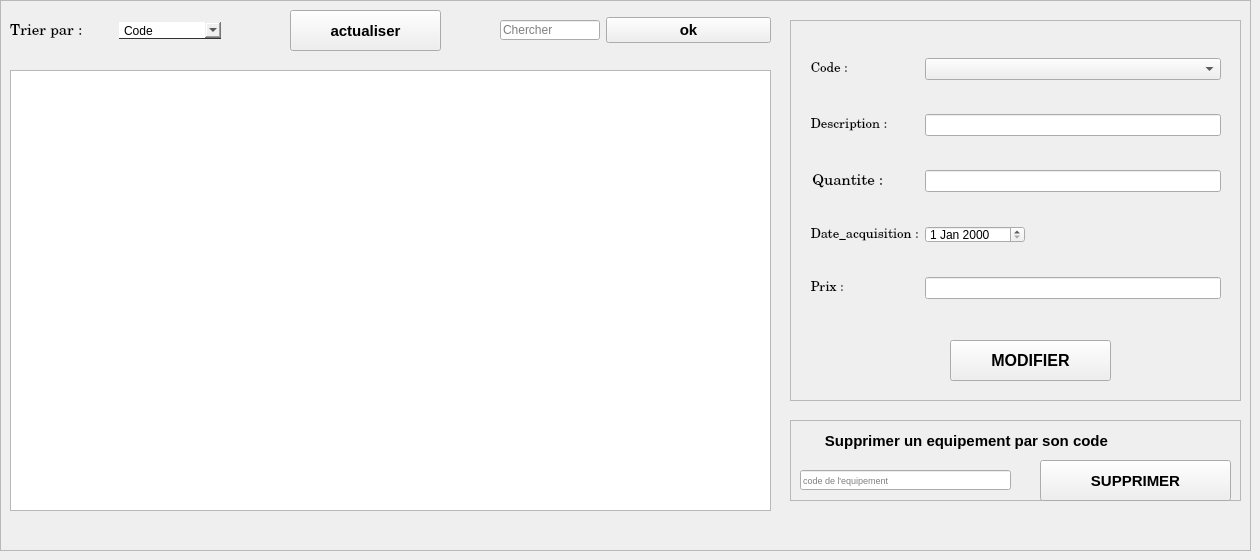
      <widget class="QWidget" name="tab_3">
       <attribute name="title">
        <string>Liste des equipements</string>
       </attribute>
       <widget class="QFrame" name="frame_5">
        <property name="geometry">
         <rect>
          <x>0</x>
          <y>0</y>
          <width>1251</width>
          <height>551</height>
         </rect>
        </property>
        <property name="frameShape">
         <enum>QFrame::StyledPanel</enum>
        </property>
        <property name="frameShadow">
         <enum>QFrame::Raised</enum>
        </property>
        <widget class="QFrame" name="frame1_4">
         <property name="geometry">
          <rect>
           <x>790</x>
           <y>420</y>
           <width>451</width>
           <height>81</height>
          </rect>
         </property>
         <property name="frameShape">
          <enum>QFrame::StyledPanel</enum>
         </property>
         <property name="frameShadow">
          <enum>QFrame::Raised</enum>
         </property>
         <widget class="QLabel" name="label_66">
          <property name="geometry">
           <rect>
            <x>10</x>
            <y>0</y>
            <width>431</width>
            <height>41</height>
           </rect>
          </property>
          <property name="font">
           <font>
            <pointsize>11</pointsize>
            <weight>75</weight>
            <bold>true</bold>
           </font>
          </property>
          <property name="styleSheet">
           <string notr="true">QLabel{
color: black;

border: none;
}</string>
          </property>
          <property name="text">
           <string>      Supprimer un equipement par son code</string>
          </property>
         </widget>
         <widget class="QLineEdit" name="lineEdit_supp">
          <property name="geometry">
           <rect>
            <x>10</x>
            <y>50</y>
            <width>211</width>
            <height>20</height>
           </rect>
          </property>
          <property name="font">
           <font>
            <pointsize>7</pointsize>
           </font>
          </property>
          <property name="placeholderText">
           <string>code de l'equipement</string>
          </property>
         </widget>
         <widget class="QPushButton" name="supprimer_equi">
          <property name="geometry">
           <rect>
            <x>250</x>
            <y>40</y>
            <width>191</width>
            <height>41</height>
           </rect>
          </property>
          <property name="font">
           <font>
            <pointsize>11</pointsize>
            <weight>75</weight>
            <bold>true</bold>
           </font>
          </property>
          <property name="cursor">
           <cursorShape>PointingHandCursor</cursorShape>
          </property>
          <property name="text">
           <string>SUPPRIMER</string>
          </property>
         </widget>
        </widget>
        <widget class="QTableView" name="tableView_2">
         <property name="geometry">
          <rect>
           <x>10</x>
           <y>70</y>
           <width>761</width>
           <height>441</height>
          </rect>
         </property>
        </widget>
        <widget class="QWidget" name="horizontalLayoutWidget_3">
         <property name="geometry">
          <rect>
           <x>500</x>
           <y>10</y>
           <width>271</width>
           <height>41</height>
          </rect>
         </property>
         <layout class="QHBoxLayout" name="horizontalLayout_3">
          <item>
           <widget class="QLineEdit" name="lineEdit_21">
            <property name="maximumSize">
             <size>
              <width>100</width>
              <height>20</height>
             </size>
            </property>
            <property name="placeholderText">
             <string>Chercher</string>
            </property>
           </widget>
          </item>
          <item>
           <widget class="QPushButton" name="chercher_equi">
            <property name="font">
             <font>
              <pointsize>11</pointsize>
              <weight>75</weight>
              <bold>true</bold>
             </font>
            </property>
            <property name="cursor">
             <cursorShape>PointingHandCursor</cursorShape>
            </property>
            <property name="text">
             <string>ok</string>
            </property>
           </widget>
          </item>
         </layout>
        </widget>
        <widget class="QFrame" name="frame_7">
         <property name="geometry">
          <rect>
           <x>790</x>
           <y>20</y>
           <width>451</width>
           <height>381</height>
          </rect>
         </property>
         <property name="frameShape">
          <enum>QFrame::StyledPanel</enum>
         </property>
         <property name="frameShadow">
          <enum>QFrame::Raised</enum>
         </property>
         <widget class="QPushButton" name="modifier_equi">
          <property name="geometry">
           <rect>
            <x>160</x>
            <y>320</y>
            <width>161</width>
            <height>41</height>
           </rect>
          </property>
          <property name="font">
           <font>
            <pointsize>12</pointsize>
            <weight>75</weight>
            <bold>true</bold>
           </font>
          </property>
          <property name="cursor">
           <cursorShape>PointingHandCursor</cursorShape>
          </property>
          <property name="text">
           <string>MODIFIER</string>
          </property>
         </widget>
         <widget class="QWidget" name="gridLayoutWidget_4">
          <property name="geometry">
           <rect>
            <x>10</x>
            <y>10</y>
            <width>421</width>
            <height>301</height>
           </rect>
          </property>
          <layout class="QGridLayout" name="gridLayout_4">
           <property name="sizeConstraint">
            <enum>QLayout::SetDefaultConstraint</enum>
           </property>
           <property name="horizontalSpacing">
            <number>6</number>
           </property>
           <item row="3" column="0">
            <widget class="QLabel" name="label_17">
             <property name="font">
              <font>
               <family>Century</family>
               <pointsize>10</pointsize>
              </font>
             </property>
             <property name="text">
              <string>   Date_acquisition :</string>
             </property>
            </widget>
           </item>
           <item row="2" column="0">
            <widget class="QLabel" name="label_14">
             <property name="font">
              <font>
               <family>Century</family>
               <pointsize>11</pointsize>
              </font>
             </property>
             <property name="text">
              <string>   Quantite :</string>
             </property>
            </widget>
           </item>
           <item row="1" column="1">
            <widget class="QLineEdit" name="lineEdit_e22"/>
           </item>
           <item row="1" column="0">
            <widget class="QLabel" name="label_18">
             <property name="font">
              <font>
               <family>Century</family>
               <pointsize>10</pointsize>
              </font>
             </property>
             <property name="text">
              <string>   Description :</string>
             </property>
            </widget>
           </item>
           <item row="4" column="0">
            <widget class="QLabel" name="label_19">
             <property name="font">
              <font>
               <family>Century</family>
               <pointsize>10</pointsize>
              </font>
             </property>
             <property name="text">
              <string>   Prix :</string>
             </property>
            </widget>
           </item>
           <item row="2" column="1">
            <widget class="QLineEdit" name="lineEdit_e33"/>
           </item>
           <item row="0" column="0">
            <widget class="QLabel" name="label_15">
             <property name="font">
              <font>
               <family>Century</family>
               <pointsize>10</pointsize>
              </font>
             </property>
             <property name="text">
              <string>   Code :</string>
             </property>
            </widget>
           </item>
           <item row="3" column="1">
            <widget class="QDateEdit" name="dateEdit_e2">
             <property name="minimumSize">
              <size>
               <width>100</width>
               <height>0</height>
              </size>
             </property>
             <property name="maximumSize">
              <size>
               <width>12</width>
               <height>17</height>
              </size>
             </property>
             <property name="cursor">
              <cursorShape>PointingHandCursor</cursorShape>
             </property>
             <property name="tabletTracking">
              <bool>false</bool>
             </property>
            </widget>
           </item>
           <item row="4" column="1">
            <widget class="QLineEdit" name="lineEdit_e44"/>
           </item>
           <item row="0" column="1">
            <widget class="QComboBox" name="comboBox_4"/>
           </item>
          </layout>
         </widget>
        </widget>
        <widget class="QWidget" name="horizontalLayoutWidget_4">
         <property name="geometry">
          <rect>
           <x>10</x>
           <y>10</y>
           <width>211</width>
           <height>41</height>
          </rect>
         </property>
         <layout class="QHBoxLayout" name="horizontalLayout_4">
          <item>
           <widget class="QLabel" name="label_20">
            <property name="font">
             <font>
              <family>Century</family>
              <pointsize>11</pointsize>
             </font>
            </property>
            <property name="text">
             <string>Trier par :</string>
            </property>
           </widget>
          </item>
          <item>
           <widget class="QComboBox" name="comboBox_2">
            <property name="cursor">
             <cursorShape>PointingHandCursor</cursorShape>
            </property>
            <property name="layoutDirection">
             <enum>Qt::LeftToRight</enum>
            </property>
            <property name="styleSheet">
             <string notr="true">QComboBox{
border:none;
border-bottom:1px solid #2d3436;
}
QComboBox::hover{
background: rgba(119,181,254,0.5);
}</string>
            </property>
            <item>
             <property name="text">
              <string>Code</string>
             </property>
            </item>
            <item>
             <property name="text">
              <string>Description</string>
             </property>
            </item>
            <item>
             <property name="text">
              <string>Quantite</string>
             </property>
            </item>
            <item>
             <property name="text">
              <string>Date</string>
             </property>
            </item>
            <item>
             <property name="text">
              <string>Prix</string>
             </property>
            </item>
           </widget>
          </item>
         </layout>
        </widget>
        <widget class="QGraphicsView" name="graphicsView_2">
         <property name="geometry">
          <rect>
           <x>10</x>
           <y>70</y>
           <width>761</width>
           <height>441</height>
          </rect>
         </property>
         <property name="styleSheet">
          <string notr="true">border-image: url(:/images/Achat-fourniture-bureau.jpg);
border-radius: 15px;</string>
         </property>
        </widget>
        <widget class="QPushButton" name="actualiser">
         <property name="geometry">
          <rect>
           <x>290</x>
           <y>10</y>
           <width>151</width>
           <height>41</height>
          </rect>
         </property>
         <property name="font">
          <font>
           <pointsize>11</pointsize>
           <weight>75</weight>
           <bold>true</bold>
          </font>
         </property>
         <property name="cursor">
          <cursorShape>PointingHandCursor</cursorShape>
         </property>
         <property name="text">
          <string>actualiser</string>
         </property>
        </widget>
        <zorder>graphicsView_2</zorder>
        <zorder>frame1_4</zorder>
        <zorder>tableView_2</zorder>
        <zorder>horizontalLayoutWidget_3</zorder>
        <zorder>frame_7</zorder>
        <zorder>horizontalLayoutWidget_4</zorder>
        <zorder>actualiser</zorder>
       </widget>
      </widget>
